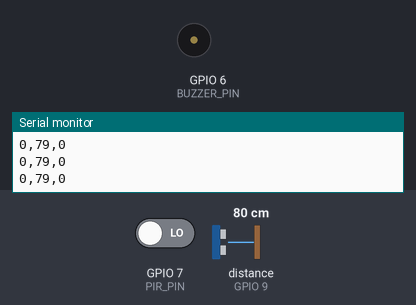
Recording of a sketch running on a simulated ESP32-S3. On the bench: buzzer (waves = sounding, pin HIGH), the last lines printed to the serial monitor. Wiring (inferred from the names in the program): ultrasonic range finder: trigger GPIO 8; echo GPIO 9. The test bench sets the inputs (shaded band); at power-on: GPIO 7 (PIR_PIN) LOW, distance to the obstacle (sensor on GPIO 9) 80 cm. The echo pulse lasts 58.3 µs per cm; pins used as bus, display or sensor lines are not drawn.

Above: at 1.3 s.
1.4 s: GPIO 7 (PIR_PIN) driven HIGH
At 1.9 s:
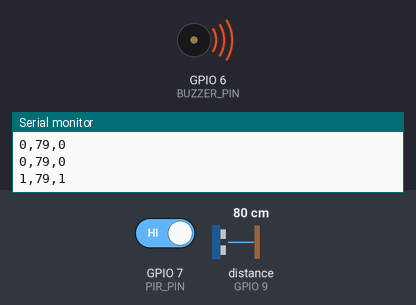
4.4 s: GPIO 7 (PIR_PIN) driven LOW
At 4.9 s:
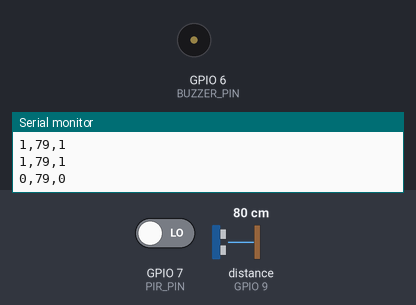
Timing chart, 0 to 7.4 s (numbered marks = the images above; inputs shaded):
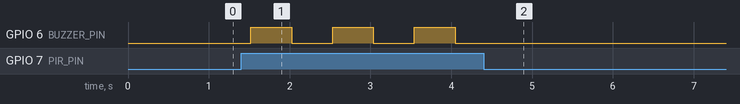

Measured:
- after the input at 1.4 s, GPIO 6 (BUZZER_PIN): alternates HIGH for 0.51 s and LOW for 0.51 s, starting after 0.12 s
- after the input at 4.4 s, GPIO 6 (BUZZER_PIN): stops changing and stays LOW

The sketch:

arduino_build.ino
```cpp
// ==========================================================
// Arduino UNO - CSV por línea para ESP32-CAM
// Formato de salida (por línea):
// PIR,DistanciaCM,Buzzer
//
// Ejemplo: 1,238,0
// ==========================================================

// ------------ PINES ------------
#define PIR_PIN 7
#define TRIG_PIN 8
#define ECHO_PIN 9
#define BUZZER_PIN 6

// ------------ VARIABLES ------------
long duracion;
long distancia;
unsigned long lastBuzzToggle = 0;
bool buzzerState = false;

void setup() {
  Serial.begin(9600);

  pinMode(PIR_PIN, INPUT);
  pinMode(TRIG_PIN, OUTPUT);
  pinMode(ECHO_PIN, INPUT);
  pinMode(BUZZER_PIN, OUTPUT);

  digitalWrite(BUZZER_PIN, LOW);
}

long medirDistanciaCM() {
  digitalWrite(TRIG_PIN, LOW);
  delayMicroseconds(3);
  digitalWrite(TRIG_PIN, HIGH);
  delayMicroseconds(10);
  digitalWrite(TRIG_PIN, LOW);

  duracion = pulseIn(ECHO_PIN, HIGH, 30000); // timeout 30 ms (máx 5m)
  distancia = duracion * 0.034 / 2;

  return distancia;
}

void loop() {

  // --------- LEER PIR ---------
  int pir = digitalRead(PIR_PIN);

  // --------- LEER DISTANCIA CM ---------
  long distancia = medirDistanciaCM();

  // --------- MANEJAR BUZZER INTERMITENTE ---------
  int buzzer = 0;

  if (pir == 1 && distancia <= 450) {
    buzzer = 1;

    // alternar cada 200 ms sin bloquear el loop
    if (millis() - lastBuzzToggle >= 200) {
      buzzerState = !buzzerState;
      digitalWrite(BUZZER_PIN, buzzerState);
      lastBuzzToggle = millis();
    }

  } else {
    buzzer = 0;
    digitalWrite(BUZZER_PIN, LOW);
    buzzerState = false;
  }

  // --------- ENVIAR DATOS AL ESP32-CAM ---------
  // Formato: PIR,DistanciaCM,Buzzer
  Serial.print(pir);
  Serial.print(",");
  Serial.print(distancia);
  Serial.print(",");
  Serial.println(buzzer);

  delay(500);
}
```
